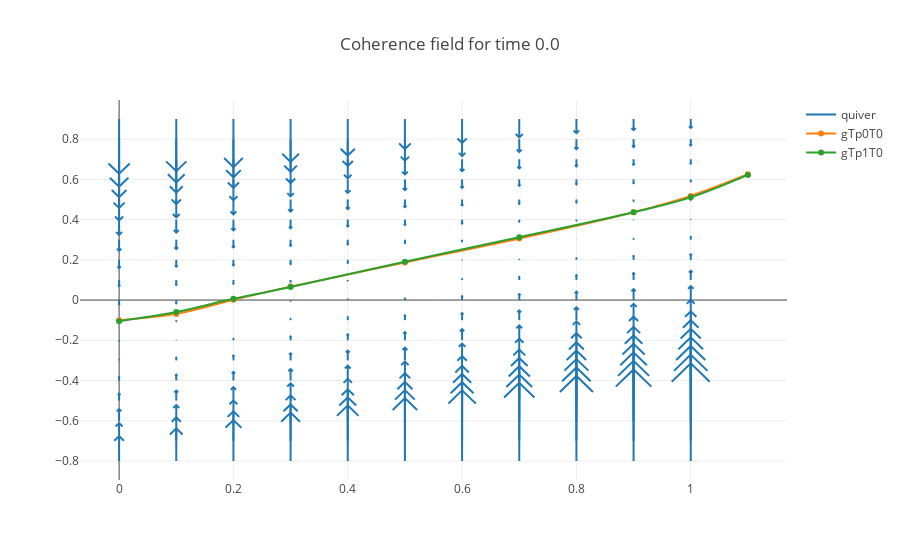

The notebook cell saved with this chart:
### Code cell
#create a matrix of mesh values
mm,cc = np.meshgrid(np.arange(-0., 1.1, .1), np.arange(-.8, 1, .1))

t = .0

ma = np.array(mm)
ca = np.array(cc)
xList = []
yList = []
uList = []
vList = []
for mi in range(ma.shape[0]):
    for ci in range(ca.shape[1]):
        cIn = torch.Tensor([[t,ma[mi,ci], ca[mi,ci]]])
        cohOut = cohModel(cIn)
        x = ma[mi,ci]
        y = ca[mi,ci]
        u = 0
        v = cohOut.data.numpy()[0,0] #extract value 0.0716
        xList.append(x)
        yList.append(y)
        uList.append(u)
        vList.append(v)


xx = np.array(xList)
yy = np.array(yList)
uu = np.array(uList)
vv = np.array(vList)

fig0 = ff.create_quiver(xx, yy, uu, vv,
       scale=.3,
       arrow_scale=.2,
       name='quiver'
       #,line=dict(width=2)
      )

fig0.layout.title = 'Coherence field for time ' + str(t)
fig0.add_trace(f.data[0]) 
fig0.add_trace(f.data[1]) 
offline.iplot(fig0)
layout.title

### Figure 1 — Plotly figure (JSON) as saved in the notebook; plotly's stock layout.template omitted (floating-point values rounded to 4 significant figures; data arrays with more than 128 entries replaced by an {"elided": "..."} marker saying what was removed)
{"data": [{"mode": "lines", "name": "quiver", "type": "scatter", "uid": "0f3c33fb-c75d-4f20-868a-1e0bd50e2828", "x": {"elided": "1386 float values"}, "y": {"elided": "1386 float values"}}, {"line": {"shape": "spline"}, "name": "gTp0T0", "type": "scatter", "uid": "df9d328c-2276-4362-86fc-6546ffb0a841", "x": [0, 0.1, 0.2, 0.3, 0.5, 0.7, 0.9, 1, 1.1], "y": [-0.09989, -0.06874, 0.001498, 0.06682, 0.1868, 0.3059, 0.4366, 0.5178, 0.6252]}, {"line": {"shape": "spline"}, "name": "gTp1T0", "type": "scatter", "uid": "b6d6a8ca-b484-4e7d-8a7d-ff98250e82a8", "x": [0, 0.1, 0.2, 0.3, 0.5, 0.7, 0.9, 1, 1.1], "y": [-0.1052, -0.05945, 0.006232, 0.0646, 0.19, 0.3124, 0.4368, 0.5106, 0.6222]}], "layout": {"hovermode": "closest", "title": {"text": "Coherence field for time 0.0"}}}
